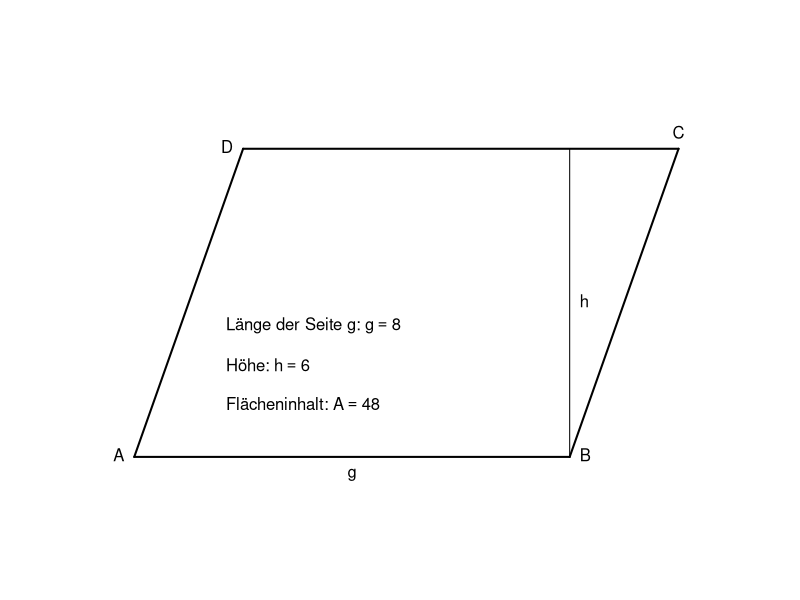

R code for this plot:
## ---- chunk 1
knitr::opts_chunk$set(echo = TRUE)
## ---- chunk 2
B <- c(8,0); C <- c(10,6); D <- c(2,6)
meinParallelogramm<-function(A=c(0,0), B=B, C=C, D=D, Cy_max=6){
plot(x = c(A[1],B[1]),y = c(A[2],B[2]),type="l",xlim=c(-0.5,C[1]+1),ylim=c(-0.5,C[2]+1), axes=F,col=1,lwd=2,xlab = "",ylab="")
lines(x = c(B[1],C[1]),y = c(B[2],C[2]), col=1, lwd=2)
lines(x = c(C[1],D[1]),y = c(C[2],D[2]), col=1, lwd=2)
lines(x = c(D[1],A[1]),y = c(D[2],A[2]), col=1, lwd=2)
lines(x=c(B[1],B[1]), y=c(B[2],C[2]), col=1, lwd=1)
text(A[1], A[2], labels = "A", pos = 2)
text(B[1], B[2], labels = "B", pos = 4)
text(C[1], C[2], labels = "C", pos = 3)
text(D[1], D[2], labels = "D", pos = 2)
text(x=4, y=0, labels = "g", col=1, pos = 1)
text(x= B[1] , y=C[2]/2 , labels = expression(h), col=1, pos = 4)
fl <- round((B[1]-A[1])*C[2],2)
text(x = 1.5, y = Cy_max-3.5,      labels = bquote("Länge der Seite g:"~g==.(round(B[1],2))), pos=4)
text(x = 1.5, y = Cy_max-4.25,      labels = bquote("Höhe:"~h==.(round(C[2],2))), pos=4)
text(x = 1.5, y = Cy_max-5, labels = bquote("Flächeninhalt:"~A==.(fl)),pos=4)
}
meinParallelogramm(B = c(8,0), C = c(10,6), D = c(2, 6))
## ---- chunk 3

## ---- chunk 4

